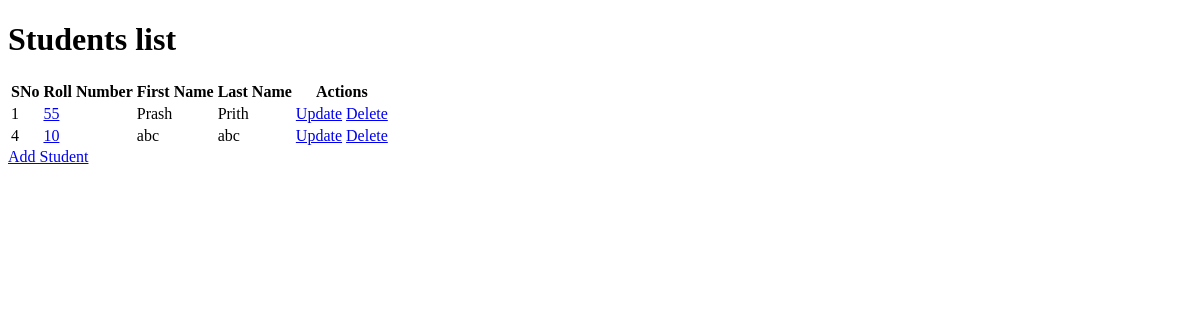
Before: / with the older database file.
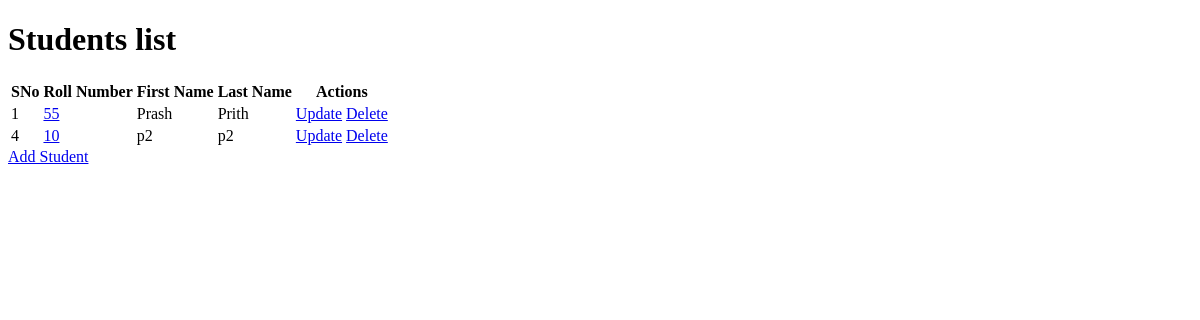
After: the same page with the newer database file.
### application/models.py (models this page shows)
class Student(db.Model):
    __tablename__ = 'student'
    student_id = db.Column(db.Integer, autoincrement=True, primary_key=True)
    roll_number = db.Column(db.String, unique=True, nullable=False)
    first_name = db.Column(db.String, nullable=False)
    last_name = db.Column(db.String)
    courses= db.relationship('Course', secondary='enrollments')

### application/controllers.py (the view)
@app.route("/", methods=["GET", "POST"])
def home():
    students = Student.query.all()
    return render_template("index.html",students=students)

### templates/index.html (shortened to what this page needs)
<!DOCTYPE html>
<html lang="en">
<head>
</head>
<body>
    <h1>Students list</h1>
    {% if students|length >0%}
    <table id = "all-students">
        <tr>
        <th>SNo</th>
        <th>Roll Number</th>
        <th>First Name</th>
        <th>Last Name</th>
        <th>Actions</th>
        </tr>
        {% for s in students %}
        <tr>
        <td>{{s["student_id"]}}</td>
        <td><a href="/student/{{s["roll_number"]}}">{{s["roll_number"]}}</a></td>
        <td>{{s["first_name"]}}</td>
        <td>{{s["last_name"]}}</td>
        <td>
        <a href="/student/{{s["roll_number"]}}/update" type="button">Update</a>
        <a href="/student/{{s["roll_number"]}}/delete" type="button">Delete</a>
        </td>
        </tr>
        {% endfor %}
        </table>
        {% else %}
        <p>No student found. Add the student now!</p>
        {% endif %}
        <a href="/student/create" type="button">Add Student</a>
</body>
</html>

Changed rows visible on the page:
changed Student id 4: first_name "abc" → "p2"; last_name "abc" → "p2"
